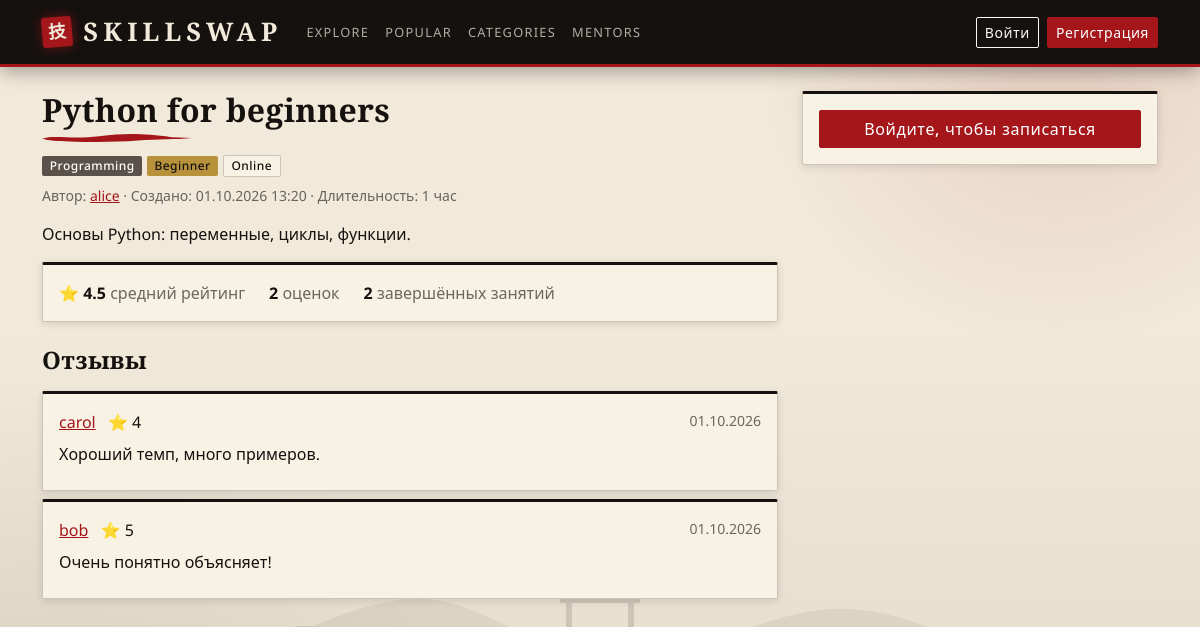
Page /skills/offer/1/ on the committed database.
### skills/models.py (models this page shows, shortened)
class SkillOffer(models.Model):
    class Level(models.TextChoices):
        BEGINNER = 'beginner', 'Beginner'
        INTERMEDIATE = 'intermediate', 'Intermediate'
        ADVANCED = 'advanced', 'Advanced'
    class Format(models.TextChoices):
        ONLINE = 'online', 'Online'
        OFFLINE = 'offline', 'Offline'
    class Status(models.TextChoices):
        DRAFT = 'draft', 'Draft'
        PENDING = 'pending', 'Pending'
        PUBLISHED = 'published', 'Published'
        REJECTED = 'rejected', 'Rejected'
    title = models.CharField(max_length=255)
    description = models.TextField()
    image = models.ImageField(upload_to='offers/', blank=True, null=True)
    category = models.ForeignKey(Category, on_delete=models.CASCADE, related_name='offers')
    level = models.CharField(max_length=20, choices=Level.choices)
    format = models.CharField(max_length=20, choices=Format.choices)
    duration = models.CharField(max_length=100)
    author = models.ForeignKey(settings.AUTH_USER_MODEL, on_delete=models.CASCADE, related_name='offers')
    status = models.CharField(max_length=20, choices=Status.choices, default=Status.PENDING)
    created_at = models.DateTimeField(auto_now_add=True)
    class Meta:
        ordering = ['-created_at']

class Category(models.Model):
    name = models.CharField(max_length=100, unique=True)
    class Meta:
        verbose_name_plural = "Categories"

class Review(models.Model):
    offer = models.ForeignKey(SkillOffer, on_delete=models.CASCADE, related_name='reviews')
    user = models.ForeignKey(settings.AUTH_USER_MODEL, on_delete=models.CASCADE)
    rating = models.IntegerField(validators=[MinValueValidator(1), MaxValueValidator(5)])
    comment = models.TextField()
    created_at = models.DateTimeField(auto_now_add=True)
    class Meta:
        unique_together = ('offer', 'user')
        ordering = ['-created_at']

### accounts/models.py (models this page shows, shortened)
class User(AbstractUser):
    class Role(models.TextChoices):
        SUPERADMIN = 'superadmin', 'Супер админ'
        ADMIN = 'admin', 'Админ'
        USER = 'user', 'Юзер'
    role = models.CharField(max_length=20, choices=Role.choices, default=Role.USER)
    avatar = models.ImageField(upload_to='avatars/', blank=True, null=True)
    bio = models.TextField(max_length=500, blank=True)
    is_banned = models.BooleanField(default=False)

### skills/views.py (the view)
# urls.py: path('offer/<int:pk>/', views.offer_detail, name='offer_detail'),
def offer_detail(request, pk):
    offer = get_object_or_404(SkillOffer.objects.select_related('author', 'category'), pk=pk)
    if offer.status != SkillOffer.Status.PUBLISHED:
        user = request.user
        if not (user.is_authenticated and (offer.author_id == user.id or is_mod(user))):
            return not_found(request)
    return _render_detail(request, offer)

### skills/views.py (called while the page is built, shortened)
def _render_detail(request, offer, review_form=None):
    user = request.user
    stats = offer.reviews.aggregate(avg=Avg('rating'), count=Count('id'))
    context = {
        'offer': offer,
        'reviews': offer.reviews.select_related('user'),
        'avg_rating': round(stats['avg'] or 0, 2),
        'reviews_count': stats['count'],
        'completed_count': offer.requests.filter(status=SessionRequest.Status.COMPLETED).count(),
        'is_favorite': False,
        'has_active_request': False,
        'can_review': False,
        'can_manage': False,
    }
    return render(request, 'skills/offer_detail.html', context)

### templates/skills/offer_detail.html (shortened to what this page needs)
{% extends 'base.html' %}
{% block content %}
<div class="row">
  <div class="col-lg-8">
    <h2 class="mb-2">{{ offer.title }}</h2>
    <p class="mb-2">
      <span class="badge bg-secondary">{{ offer.category.name }}</span>
      <span class="badge bg-info text-dark">{{ offer.get_level_display }}</span>
      <span class="badge bg-light text-dark border">{{ offer.get_format_display }}</span>
    </p>
    <p class="text-muted small mb-3">
      Автор:
      <a href="{% url 'public_profile' offer.author.username %}">{{ offer.author.username }}</a>
      · Создано: {{ offer.created_at|date:"d.m.Y H:i" }}
      · Длительность: {{ offer.duration }}
    </p>
    <p style="white-space: pre-line;">{{ offer.description }}</p>
    <div class="card mb-4">
      <div class="card-body d-flex flex-wrap gap-4">
        <div>
          {% if reviews_count %}
            <strong>⭐ {{ avg_rating|floatformat:1 }}</strong>
            <span class="text-muted">средний рейтинг</span>
          {% else %}
            <span class="text-muted">Оценок пока нет</span>
          {% endif %}
        </div>
        <div><strong>{{ reviews_count }}</strong> <span class="text-muted">оценок</span></div>
        <div><strong>{{ completed_count }}</strong> <span class="text-muted">завершённых занятий</span></div>
      </div>
    </div>
    <h4 class="mb-3">Отзывы</h4>
    {% for review in reviews %}
      <div class="card mb-2">
        <div class="card-body">
          <div class="d-flex justify-content-between">
            <div>
              <a href="{% url 'public_profile' review.user.username %}">{{ review.user.username }}</a>
              <span class="ms-2">⭐ {{ review.rating }}</span>
            </div>
            <span class="text-muted small">{{ review.created_at|date:"d.m.Y" }}</span>
          </div>
          <p class="mb-2 mt-2" style="white-space: pre-line;">{{ review.comment }}</p>
        </div>
      </div>
    {% empty %}
      <p class="text-muted">Отзывов пока нет.</p>
    {% endfor %}
  </div>
  <div class="col-lg-4 mt-4 mt-lg-0">
    <div class="card">
      <div class="card-body d-grid gap-2">
        {% if offer.status == 'published' %}
          {% if not user.is_authenticated %}
            <a href="{% url 'login' %}" class="btn btn-primary">Войдите, чтобы записаться</a>
          {% endif %}
        {% endif %}
      </div>
    </div>
  </div>
</div>
{% endblock %}

### static/style.css (style rules this page uses)
:root { --crimson: #a4161a; --crimson-dark: #7a1013; --gold: #b8923a; --bamboo: #46603f; --bg: #f1e9d9; --surface: #f8f2e4; --field: #fffaf0; --text: #14110f; --muted: rgba(20, 17, 15, 0.62); --line: rgba(20, 17, 15, 0.2); --nav-bg: #14110f; --card-top: #14110f; --glow: rgba(164, 22, 26, 0.12); --mist: rgba(20, 17, 15, 0.07); --range: #14110f; --range-opacity: 0.12; --font-display: 'Cormorant Garamond', 'Noto Serif', Georgia, serif; --font-body: 'Noto Sans', system-ui, -apple-system, 'Segoe UI', sans-serif; --bs-body-bg: var(--bg); --bs-body-color: var(--text); --bs-body-font-family: var(--font-body); --bs-border-color: var(--line); --bs-border-radius: 2px; --bs-border-radius-sm: 2px; --bs-border-radius-lg: 4px; --bs-link-color: var(--crimson); --bs-link-color-rgb: 164, 22, 26; --bs-link-hover-color: var(--crimson-dark); --bs-link-hover-color-rgb: 122, 16, 19; --bs-primary-rgb: 164, 22, 26; --bs-danger-rgb: 164, 22, 26; --bs-success-rgb: 70, 96, 63; --bs-info-rgb: 184, 146, 58; --bs-warning-rgb: 184, 146, 58; --bs-secondary-rgb: 90, 82, 74; --bs-dark-rgb: 20, 17, 15; --bs-light-rgb: 248, 242, 228; }
html { scrollbar-color: var(--crimson) var(--bg); }
body { background-color: var(--bg); background-image: radial-gradient(circle at 88% 6%, var(--glow) 0, transparent 300px), radial-gradient(circle at 6% 100%, var(--mist) 0, transparent 420px), linear-gradient(180deg, transparent 40%, var(--mist) 100%); background-attachment: fixed; min-height: 100vh; }
body::after { content: ''; position: fixed; left: 0; right: 0; bottom: 0; height: 240px; background-color: var(--range); opacity: var(--range-opacity); -webkit-mask-image: var(--mountains); mask-image: var(--mountains); -webkit-mask-repeat: repeat-x; mask-repeat: repeat-x; -webkit-mask-position: bottom; mask-position: bottom; -webkit-mask-size: auto 100%; mask-size: auto 100%; pointer-events: none; z-index: -1; }
h1, h2, h3, h4, h5, h6, .card-title { font-family: var(--font-display); font-weight: 700; letter-spacing: 0.01em; }
main h2 { position: relative; padding-bottom: 0.9rem; }
main h2::after { content: ''; position: absolute; left: 0; bottom: 0; width: 150px; height: 12px; background: var(--brush) no-repeat left center / 100% 100%; }
.card { --bs-card-bg: var(--surface); --bs-card-border-color: var(--line); --bs-card-cap-bg: rgba(128, 118, 106, 0.08); border-top: 3px solid var(--card-top); box-shadow: 0 2px 8px rgba(0, 0, 0, 0.12); }
.btn { letter-spacing: 0.04em; font-weight: 500; }
.btn-primary { --bs-btn-bg: var(--crimson); --bs-btn-border-color: var(--crimson); --bs-btn-hover-bg: var(--crimson-dark); --bs-btn-hover-border-color: var(--crimson-dark); --bs-btn-active-bg: #5e0c0f; --bs-btn-active-border-color: #5e0c0f; --bs-btn-disabled-bg: var(--crimson); --bs-btn-disabled-border-color: var(--crimson); }
.badge { border-radius: 2px; font-weight: 500; letter-spacing: 0.04em; }
.text-muted { color: var(--muted) !important; }

### rows in the picture
SkillOffer: title "Python for beginners", category.name "Programming", level "Beginner", format "Online", author.username "alice", created_at "01.10.2026 13:20", duration "1 час", description "Основы Python: переменные, циклы, функции."
Review: user.username "carol", rating "4", created_at "01.10.2026", comment "Хороший темп, много примеров."
Review: user.username "bob", rating "5", created_at "01.10.2026", comment "Очень понятно объясняет!"

### other values in the picture
{{ avg_rating|floatformat:1 }} "4.5"
{{ reviews_count }} "2"
{{ completed_count }} "2"
